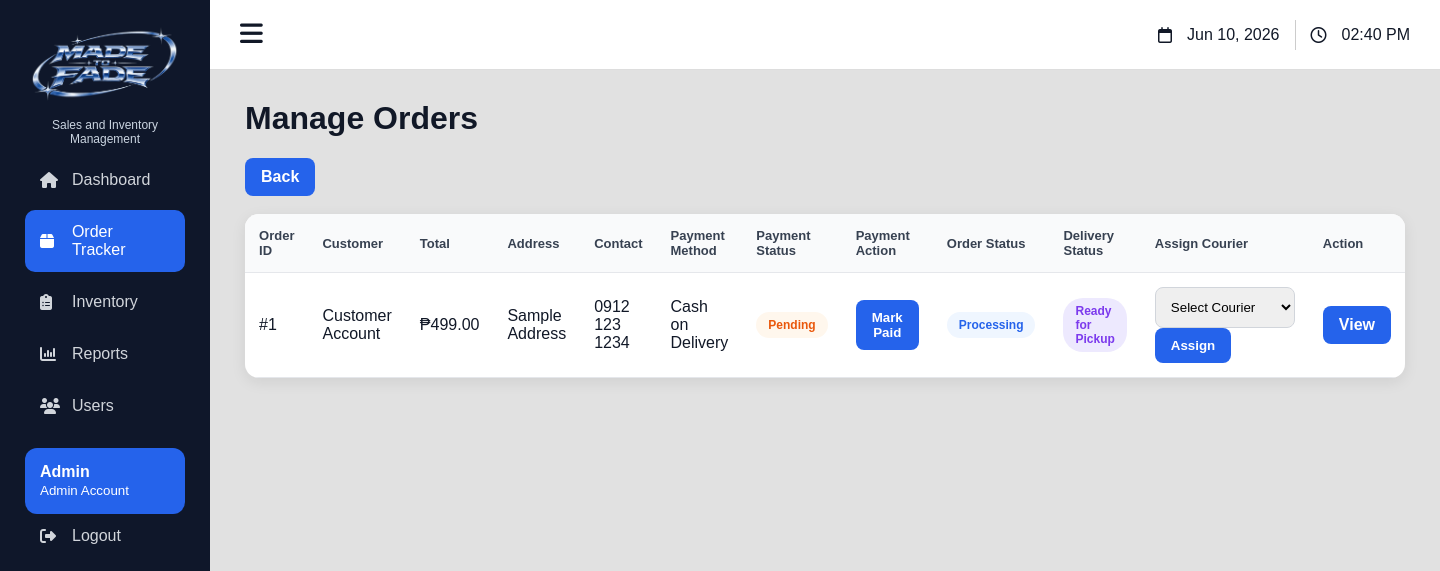
The app's page /admin/orders.php (signed in) with its own data.
### tables this page shows
CREATE TABLE orders (
    id INT AUTO_INCREMENT PRIMARY KEY,
    customer_id INT,
    courier_id INT,
    total DECIMAL(10,2),
    order_status VARCHAR(50),
    delivery_status VARCHAR(50),
    payment_method VARCHAR(50),
    payment_status VARCHAR(50) DEFAULT 'Pending',
    stock_deducted VARCHAR(10) DEFAULT 'No',
    address VARCHAR(255),
    contact_number VARCHAR(20),
    date_created TIMESTAMP DEFAULT CURRENT_TIMESTAMP
);

CREATE TABLE users (
    id INT AUTO_INCREMENT PRIMARY KEY,
    fullname VARCHAR(100),
    username VARCHAR(50) UNIQUE,
    password VARCHAR(100),
    role VARCHAR(20)
);

### admin/orders.php (the view, shortened to what this page needs)
<?php
include "../includes/config.php";
$orders = mysqli_query($conn,
"SELECT orders.*, users.fullname
 FROM orders
 JOIN users ON orders.customer_id = users.id
 ORDER BY orders.id DESC");
?>
<!DOCTYPE html>
<html>
<head>
    <link rel="stylesheet"
    href="https://cdnjs.cloudflare.com/ajax/libs/font-awesome/6.5.1/css/all.min.css">
    <link rel="stylesheet" type="text/css" href="../css/style.css">
</head>
<body>
<div class="layout">
<?php include "sidebar.php"; ?>
<div class="main-content">
    <div class="topbar">
        <div class="topbar-left">
            <i class="fa-solid fa-bars" onclick="toggleSidebar()"></i>
        </div>
        <div class="topbar-right">
            <div class="topbar-item">
                <i class="fa-regular fa-calendar"></i>
                <span><?php echo date("M d, Y"); ?></span>
            </div>
            <div class="topbar-item">
                <i class="fa-regular fa-clock"></i>
                <span id="clock"></span>
            </div>
        </div>
    </div>
<h1>Manage Orders</h1>
<a href="dashboard.php" class="btn">Back</a>
<br><br>
<table>
<tr>
    <th>Order ID</th>
    <th>Customer</th>
    <th>Total</th>
    <th>Address</th>
    <th>Contact</th>
    <th>Payment Method</th>
    <th>Payment Status</th>
    <th>Payment Action</th>
    <th>Order Status</th>
    <th>Delivery Status</th>
    <th>Assign Courier</th>
    <th>Action</th>
</tr>
<?php while($row = mysqli_fetch_assoc($orders)){ ?>
<tr>
    <td>#<?php echo $row['id']; ?></td>
    <td><?php echo $row['fullname']; ?></td>
    <td>₱<?php echo $row['total']; ?></td>
    <td><?php echo $row['address']; ?></td>
    <td><?php echo $row['contact_number']; ?></td>
    <td><?php echo $row['payment_method']; ?></td>
    <td>
        <span class="status <?php echo $row['payment_status'] == 'Paid' ? 'completed' : 'pending'; ?>">
            <?php echo $row['payment_status']; ?>
        </span>
    </td>
    <td>
        <?php if($row['payment_status'] != "Paid"){ ?>
            <form method="POST">
                <button type="submit"
                        name="mark_paid"
                        class="btn">
                    Mark Paid
                </button>
            </form>
        <?php } else { ?>
            Paid
        <?php } ?>
    </td>
    <td>
        <?php
        $class = "pending";
        if($row['order_status'] == "Processing"){
            $class = "processing";
        }
        ?>
        <span class="status <?php echo $class; ?>">
            <?php echo $row['order_status']; ?>
        </span>
    </td>
    <td>
        <?php
        $delivery_class = "preparing";
        if($row['delivery_status'] == "Ready for Pickup"){
            $delivery_class = "pickup";
        }
        ?>
        <span class="status <?php echo $delivery_class; ?>">
            <?php echo $row['delivery_status']; ?>
        </span>
    </td>
    <td>
        <form method="POST">
            <select name="courier_id" required>
                <option value="">Select Courier</option>
            </select>
            <button type="submit" name="assign">
                Assign
            </button>
        </form>
    </td>
    <td>
        <a href="order_details.php?id=<?php echo $row['id']; ?>" class="btn">
            View
        </a>
    </td>
</tr>
<?php } ?>
</table>
</div>
</div>
</body>
</html>

### css/style.css (style rules this page uses)
* { box-sizing:border-box; }
body { margin:0; font-family:Arial, sans-serif; background:#e1e1e1; color:#111827; }
a { text-decoration:none; color:inherit; }
.btn, button { background:#2563eb; color:white; padding:10px 16px; border:0; border-radius:8px; cursor:pointer; font-weight:bold; display:inline-block; }
input, select { padding:11px; border:1px solid #d1d5db; border-radius:8px; }
.layout { display:flex; min-height:100vh; }
.main-content { flex:1; padding:35px; }
.topbar { height:70px; background:white; border-bottom:1px solid #ddd; display:flex; justify-content:space-between; align-items:center; padding:0 30px; margin:-35px -35px 30px; }
.topbar-left { font-size:26px; cursor:pointer; }
.topbar-right, .topbar-item { display:flex; align-items:center; gap:15px; }
table { width:100%; border-collapse:collapse; background:white; border-radius:14px; overflow:hidden; box-shadow:0 4px 15px rgba(0,0,0,.08); }
th, td { padding:14px; text-align:left; border-bottom:1px solid #e5e7eb; }
th { background:#f9fafb; color:#374151; font-size:13px; }
.status { padding:6px 12px; border-radius:20px; font-size:12px; font-weight:bold; display:inline-block; }
.pending, .preparing { background:#fff7ed; color:#ea580c; }
.processing, .delivery { background:#eff6ff; color:#2563eb; }
.pickup { background:#ede9fe; color:#7c3aed; }

### records on screen
orders: id "1", users.fullname "Customer Account", total "499.00", address "Sample Address", contact_number "0912 123 1234", payment_method "Cash on Delivery", payment_status "Pending", order_status "Processing", delivery_status "Ready for Pickup"

### other values on screen
$_SESSION['fullname'] "Admin Account"
